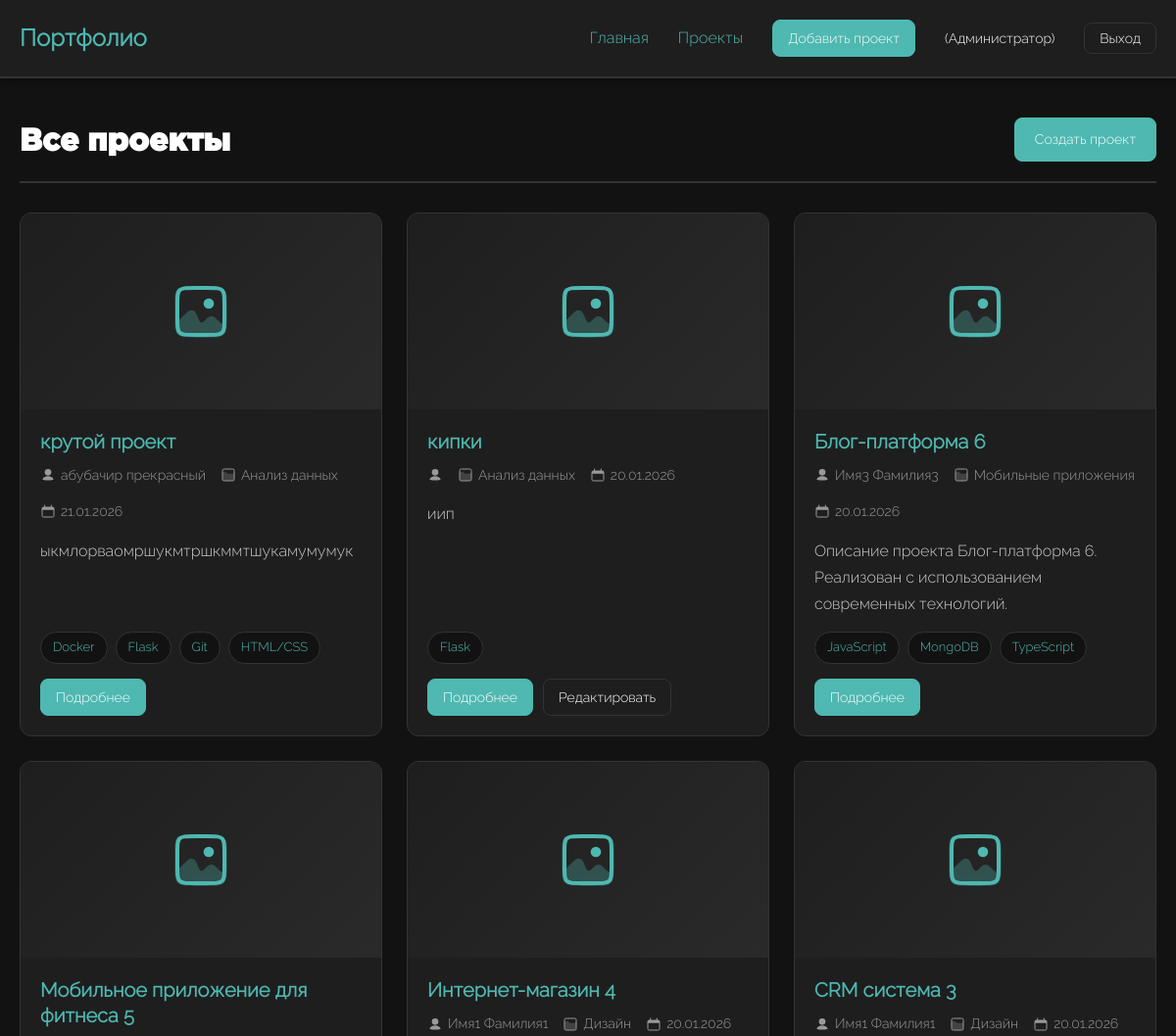
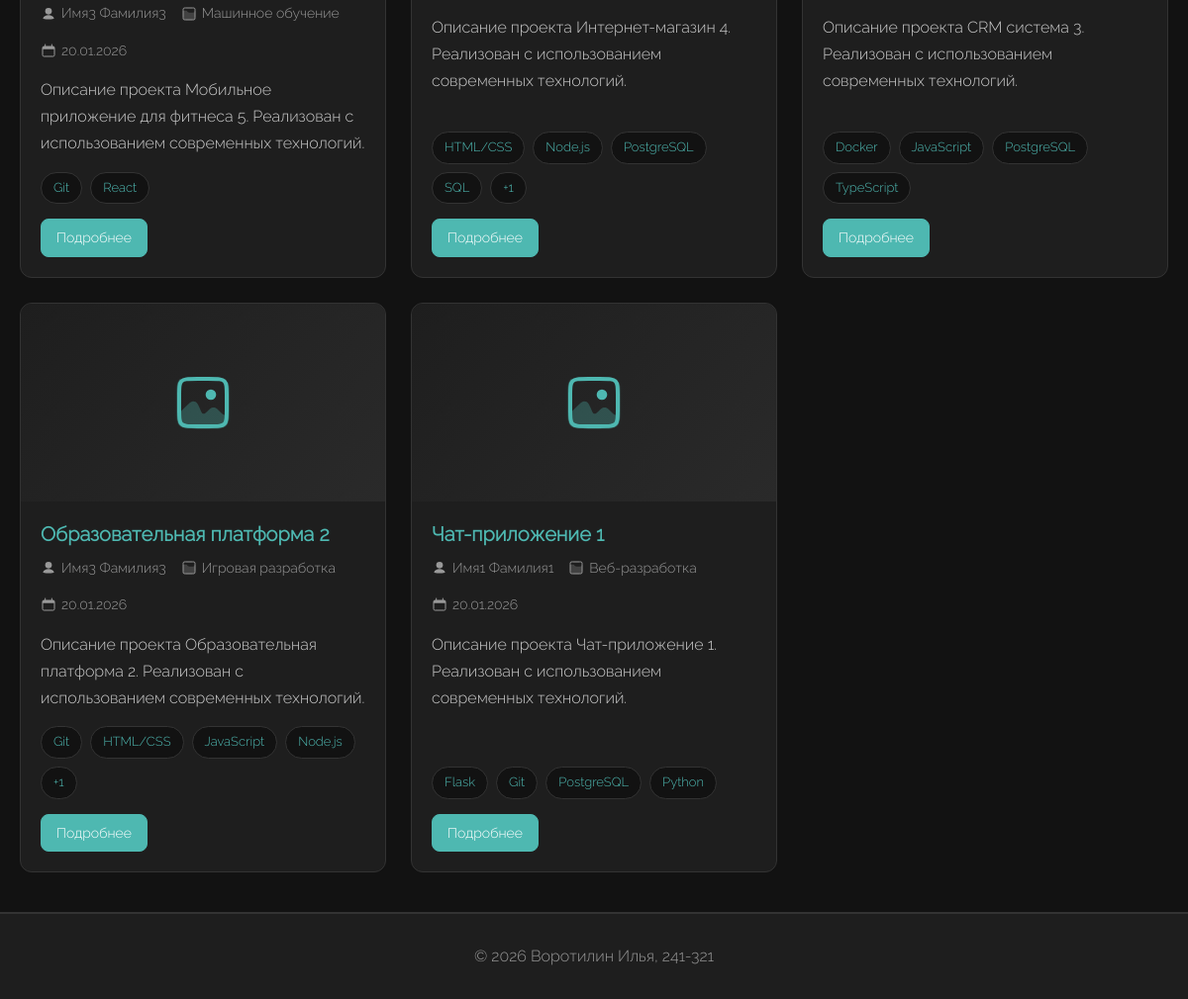
The app's page /projects/ (signed in) with its own data (2 pictures, top to bottom).
### portfolio/models.py (models this page shows, shortened)
class User(AbstractUser):
    ROLE_CHOICES = [
        ('student', 'Студент'),
        ('teacher', 'Преподаватель'),
        ('admin', 'Администратор'),
    ]
    role = models.CharField(
        max_length=20,
        choices=ROLE_CHOICES,
        default='student',
        verbose_name='Роль'
    )
    photo = models.ImageField(
        upload_to='users/photos/%Y/%m/%d/',
        null=True,
        blank=True,
        verbose_name='Фотография профиля',
        validators=[FileExtensionValidator(allowed_extensions=['jpg', 'jpeg', 'png'])]
    )
    class Meta:
        verbose_name = 'Пользователь'
        verbose_name_plural = 'Пользователи'
        ordering = ['-date_joined']

class Project(models.Model):
    user = models.ForeignKey(
        User,
        on_delete=models.CASCADE,
        related_name='projects',
        verbose_name='Автор проекта'
    )
    category = models.ForeignKey(
        Category,
        on_delete=models.SET_NULL,
        null=True,
        blank=True,
        related_name='projects',
        verbose_name='Категория'
    )
    title = models.CharField(
        max_length=255,
        verbose_name='Название проекта'
    )
    description = models.TextField(
        blank=True,
        verbose_name='Описание проекта'
    )
    cover_image = models.ImageField(
        upload_to='projects/covers/%Y/%m/%d/',
        null=True,
        blank=True,
        verbose_name='Обложка проекта',
        validators=[FileExtensionValidator(allowed_extensions=['jpg', 'jpeg', 'png'])]
    )
    skills = models.ManyToManyField(
        Skill,
        through='ProjectSkill',
        related_name='projects',
        verbose_name='Навыки'
    )
    created_at = models.DateTimeField(
        auto_now_add=True,
        verbose_name='Дата создания'
    )
    updated_at = models.DateTimeField(
        auto_now=True,
        verbose_name='Дата изменения'
    )
    history = HistoricalRecords()
    class Meta:
        verbose_name = 'Проект'
        verbose_name_plural = 'Проекты'
        ordering = ['-created_at']
        indexes = [
            models.Index(fields=['-created_at']),
            models.Index(fields=['user', '-created_at']),
        ]
    def get_skills_count(self):
        return self.skills.count()
    get_skills_count.short_description = 'Количество навыков'

class Category(models.Model):
    name = models.CharField(
        max_length=100,
        unique=True,
        verbose_name='Название категории'
    )
    created_at = models.DateTimeField(
        auto_now_add=True,
        verbose_name='Дата создания'
    )
    created_by = models.ForeignKey(
        User,
        on_delete=models.SET_NULL,
        null=True,
        blank=True,
        related_name='created_categories',
        verbose_name='Создал'
    )
    class Meta:
        verbose_name = 'Категория проекта'
        verbose_name_plural = 'Категории проектов'
        ordering = ['name']

class Skill(models.Model):
    name = models.CharField(
        max_length=100,
        unique=True,
        verbose_name='Название навыка'
    )
    created_at = models.DateTimeField(
        auto_now_add=True,
        verbose_name='Дата создания'
    )
    created_by = models.ForeignKey(
        User,
        on_delete=models.SET_NULL,
        null=True,
        blank=True,
        related_name='created_skills',
        verbose_name='Создал'
    )
    class Meta:
        verbose_name = 'Навык'
        verbose_name_plural = 'Навыки'
        ordering = ['name']

### portfolio/views.py (the view)
# urls.py: path('projects/', views.ProjectListView.as_view(), name='project_list'),
class ProjectListView(ListView):
    model = Project
    template_name = 'portfolio/project_list.html'
    context_object_name = 'projects'
    ordering = ['-created_at']

### portfolio/templates/portfolio/project_list.html (shortened to what this page needs)
{% extends 'portfolio/base.html' %}
{% block content %}
<div class="page-header">
    <h1>Все проекты</h1>
    {% if user.is_authenticated %}
        <a href="{% url 'portfolio:project_create' %}" class="btn">Создать проект</a>
    {% endif %}
</div>
{% if projects %}
    <div class="projects-grid">
        {% for project in projects %}
        <div class="project-card">
            {% if project.cover_image %}
                <img src="{{ project.cover_image.url }}" alt="{{ project.title }}" class="project-image">
            {% else %}
                <div class="project-image" style="display: flex; align-items: center; justify-content: center; background: linear-gradient(135deg, #1e1e1e 0%, #2a2a2a 100%);">
                </div>
            {% endif %}
            <div class="project-content">
                <h2 class="project-title">
                    <a href="{% url 'portfolio:project_detail' project.pk %}">{{ project.title }}</a>
                </h2>
                <div class="project-meta">
                    <span>
                        {{ project.user.get_full_name }}
                    </span>
                    <span>
                        {{ project.category.name }}
                    </span>
                    <span>
                        {{ project.created_at|date:"d.m.Y" }}
                    </span>
                </div>
                <p class="project-description">
                    {{ project.description|truncatewords:20 }}
                </p>
                {% if project.skills.all %}
                <div class="skills-list">
                    {% for skill in project.skills.all|slice:":4" %}
                        <span class="skill-tag">{{ skill.name }}</span>
                    {% endfor %}
                    {% if project.skills.all|length > 4 %}
                        <span class="skill-tag">+{{ project.skills.all|length|add:"-4" }}</span>
                    {% endif %}
                </div>
                {% endif %}
                <div class="actions">
                    <a href="{% url 'portfolio:project_detail' project.pk %}" class="btn btn-small">Подробнее</a>
                    {% if user.is_authenticated and user == project.user %}
                        <a href="{% url 'portfolio:project_edit' project.pk %}" class="btn btn-small btn-secondary">Редактировать</a>
                    {% endif %}
                </div>
            </div>
        </div>
        {% endfor %}
    </div>
{% else %}
    <div class="empty-state">
        <h2>Проектов пока нет</h2>
        <p style="color: #999; margin-bottom: 2rem;">Создайте первый проект, чтобы начать работу</p>
        <a href="{% url 'portfolio:project_create' %}" class="btn">Создать первый проект</a>
    </div>
{% endif %}
{% endblock %}

### portfolio/templates/portfolio/base.html (shortened to what this page needs)
{% load static %}
<!DOCTYPE html>
<html lang="ru">
<head>
    <link rel="stylesheet" href="{% static 'portfolio/css/style.css' %}?v=2">
</head>
<body>
    <header>
        <div class="header-container">
            <a href="{% url 'portfolio:index' %}" class="logo">Портфолио</a>
            <nav>
                <ul>
                    <li><a href="{% url 'portfolio:index' %}">Главная</a></li>
                    <li><a href="{% url 'portfolio:project_list' %}">Проекты</a></li>
                    {% if user.is_authenticated %}
                        <li><a href="{% url 'portfolio:project_create' %}" class="btn btn-small">Добавить проект</a></li>
                        <li><span class="user-info">{{ user.get_full_name }} ({{ user.get_role_display }})</span></li>
                        <li><button class="btn btn-small btn-secondary" id="logoutBtn">Выход</button></li>
                    {% else %}
                        <li><button class="btn btn-small btn-secondary" id="loginBtn">Вход</button></li>
                        <li><button class="btn btn-small" id="registerBtn">Регистрация</button></li>
                    {% endif %}
                </ul>
            </nav>
        </div>
    </header>
    <main>
        {% block content %}{% endblock %}
    </main>
    <footer>
        <p>&copy; 2026 Воротилин Илья, 241-321</p>
    </footer>
</body>
</html>

### portfolio/static/portfolio/css/style.css (style rules this page uses)
:root { --background-color: #121212; --default-color: #ffffff; --accent-color: #4eb8b1; --card-background: #1e1e1e; --border-color: #333333; --error-color: #cc4444; --success-color: #22aa55; font-size: 62.5%; }
* { box-sizing: border-box; margin: 0; padding: 0; }
body { font-family: "Raleway", sans-serif; background-color: var(--background-color); color: var(--default-color); font-size: 1.6rem; line-height: 1.6; min-height: 100vh; display: flex; flex-direction: column; }
h1, h2, h3, h4, h5, h6 { font-family: "Gotham", sans-serif; font-weight: 600; line-height: 1.3; margin-bottom: 1.5rem; color: var(--default-color); }
h1 { font-size: 3.2rem; }
h2 { font-size: 2.4rem; }
a { font-family: "Raleway", sans-serif; font-weight: 600; font-size: 2rem; color: var(--accent-color); text-decoration: none; transition: color 0.4s ease; }
header { background-color: var(--card-background); border-bottom: 2px solid var(--border-color); padding: 2rem 0; position: sticky; top: 0; z-index: 100; box-shadow: 0 4px 6px rgba(0, 0, 0, 0.3); }
.header-container { max-width: 1200px; margin: 0 auto; padding: 0 2rem; display: flex; justify-content: space-between; align-items: center; }
.logo { font-size: 2.4rem; font-weight: 700; color: var(--accent-color); text-decoration: none; }
nav ul { list-style: none; display: flex; gap: 3rem; align-items: center; }
nav a { font-size: 1.6rem; font-weight: 500; padding: 0.5rem 0; }
main { flex: 1; max-width: 1200px; width: 100%; margin: 0 auto; padding: 4rem 2rem; }
.projects-grid { display: grid; grid-template-columns: repeat(auto-fill, minmax(350px, 1fr)); gap: 2.5rem; margin-top: 3rem; }
.project-card { background-color: var(--card-background); border: 1px solid var(--border-color); border-radius: 12px; overflow: hidden; display: flex; flex-direction: column; }
.project-image { width: 100%; height: 200px; object-fit: cover; background-color: var(--background-color); }
.project-content { padding: 2rem; flex: 1; display: flex; flex-direction: column; }
.project-title { font-size: 2rem; margin-bottom: 1rem; color: var(--default-color); }
.project-meta { display: flex; gap: 1.5rem; flex-wrap: wrap; margin-bottom: 1.5rem; font-size: 1.4rem; color: #999; }
.project-meta span { display: flex; align-items: center; gap: 0.5rem; }
.project-description { color: #ccc; margin-bottom: 1.5rem; flex: 1; line-height: 1.7; }
.skills-list { display: flex; flex-wrap: wrap; gap: 0.8rem; margin-bottom: 1.5rem; }
.skill-tag { background-color: var(--background-color); border: 1px solid var(--border-color); padding: 0.5rem 1.2rem; border-radius: 20px; font-size: 1.3rem; color: var(--accent-color); transition: all 0.3s ease; }
.actions { display: flex; gap: 1rem; margin-top: auto; }
.btn { background-color: var(--accent-color); color: var(--default-color); border: 1px solid var(--accent-color); padding: 1rem 2rem; border-radius: 8px; font-size: 1.4rem; font-family: "Raleway", sans-serif; font-weight: 400; cursor: pointer; transition: all 0.3s ease; text-decoration: none; display: inline-flex; align-items: center; justify-content: center; gap: 0.5rem; }
.btn-secondary { background-color: transparent; border: 1px solid var(--border-color); color: var(--default-color); }
.btn-small { padding: 0.7rem 1.5rem; font-size: 1.4rem; }
.page-header { display: flex; justify-content: space-between; align-items: center; margin-bottom: 3rem; padding-bottom: 2rem; border-bottom: 2px solid var(--border-color); }
.page-header h1 { margin-bottom: 0; }
footer { background-color: var(--card-background); border-top: 2px solid var(--border-color); padding: 3rem 0; margin-top: auto; text-align: center; color: #999; }
.user-info { color: var(--default-color); font-size: 1.4rem; display: flex; align-items: center; padding: 0.5rem 0; }

### records on screen
User: role "Администратор"
Project: title "крутой проект", user.get_full_name "абубачир прекрасный", category.name "Анализ данных", created_at "21.01.2026", description "ыкмлорваомршукмтршкммтшукамумумук"
Skill: name "Docker"
Skill: name "Flask"
Skill: name "Git"
Skill: name "HTML/CSS"
Project: title "кипки", category.name "Анализ данных", created_at "20.01.2026", description "иип", shows "Редактировать"
Project: title "Блог-платформа 6", user.get_full_name "Имя3 Фамилия3", category.name "Мобильные приложения", created_at "20.01.2026", description "Описание проекта Блог-платформа 6. Реализован с использованием современных технологий."
Skill: name "JavaScript"
Skill: name "MongoDB"
Skill: name "TypeScript"
Project: title "Мобильное приложение для фитнеса 5", user.get_full_name "Имя3 Фамилия3", category.name "Машинное обучение", created_at "20.01.2026", description "Описание проекта Мобильное приложение для фитнеса 5. Реализован с использованием современных технологий."
Skill: name "React"
Project: title "Интернет-магазин 4", user.get_full_name "Имя1 Фамилия1", category.name "Дизайн", created_at "20.01.2026", description "Описание проекта Интернет-магазин 4. Реализован с использованием современных технологий.", skills.all|length "1"
Skill: name "Node.js"
Skill: name "PostgreSQL"
Skill: name "SQL"
Project: title "CRM система 3", user.get_full_name "Имя1 Фамилия1", category.name "Дизайн", created_at "20.01.2026", description "Описание проекта CRM система 3. Реализован с использованием современных технологий."
Project: title "Образовательная платформа 2", user.get_full_name "Имя3 Фамилия3", category.name "Игровая разработка", created_at "20.01.2026", description "Описание проекта Образовательная платформа 2. Реализован с использованием современных технологий.", skills.all|length "1"
Project: title "Чат-приложение 1", user.get_full_name "Имя1 Фамилия1", category.name "Веб-разработка", created_at "20.01.2026", description "Описание проекта Чат-приложение 1. Реализован с использованием современных технологий."
Skill: name "Python"
